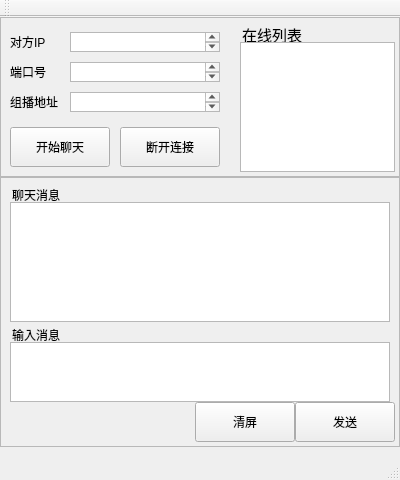
<?xml version="1.0" encoding="UTF-8"?>
<ui version="4.0">
 <class>Chat</class>
 <widget class="QMainWindow" name="Chat">
  <property name="geometry">
   <rect>
    <x>0</x>
    <y>0</y>
    <width>400</width>
    <height>480</height>
   </rect>
  </property>
  <property name="windowTitle">
   <string>Chat</string>
  </property>
  <widget class="QWidget" name="centralWidget">
   <widget class="QFrame" name="frame1">
    <property name="geometry">
     <rect>
      <x>0</x>
      <y>0</y>
      <width>400</width>
      <height>160</height>
     </rect>
    </property>
    <property name="frameShape">
     <enum>QFrame::StyledPanel</enum>
    </property>
    <property name="frameShadow">
     <enum>QFrame::Raised</enum>
    </property>
    <widget class="QListWidget" name="listWidget">
     <property name="geometry">
      <rect>
       <x>240</x>
       <y>25</y>
       <width>155</width>
       <height>130</height>
      </rect>
     </property>
    </widget>
    <widget class="QLabel" name="label3">
     <property name="geometry">
      <rect>
       <x>10</x>
       <y>15</y>
       <width>60</width>
       <height>20</height>
      </rect>
     </property>
     <property name="text">
      <string>对方IP</string>
     </property>
     <property name="textFormat">
      <enum>Qt::AutoText</enum>
     </property>
    </widget>
    <widget class="QLabel" name="label2">
     <property name="geometry">
      <rect>
       <x>10</x>
       <y>45</y>
       <width>60</width>
       <height>20</height>
      </rect>
     </property>
     <property name="text">
      <string>端口号</string>
     </property>
    </widget>
    <widget class="QLabel" name="label1">
     <property name="geometry">
      <rect>
       <x>10</x>
       <y>75</y>
       <width>60</width>
       <height>20</height>
      </rect>
     </property>
     <property name="text">
      <string>组播地址</string>
     </property>
    </widget>
    <widget class="QPushButton" name="pushButton1">
     <property name="geometry">
      <rect>
       <x>10</x>
       <y>110</y>
       <width>100</width>
       <height>40</height>
      </rect>
     </property>
     <property name="text">
      <string>开始聊天</string>
     </property>
    </widget>
    <widget class="QPushButton" name="pushButton2">
     <property name="geometry">
      <rect>
       <x>120</x>
       <y>110</y>
       <width>100</width>
       <height>40</height>
      </rect>
     </property>
     <property name="text">
      <string>断开连接</string>
     </property>
    </widget>
    <widget class="QLabel" name="label4">
     <property name="geometry">
      <rect>
       <x>242</x>
       <y>10</y>
       <width>60</width>
       <height>15</height>
      </rect>
     </property>
     <property name="font">
      <font>
       <pointsize>11</pointsize>
      </font>
     </property>
     <property name="text">
      <string>在线列表</string>
     </property>
    </widget>
    <widget class="QTextEdit" name="textEdit1">
     <property name="geometry">
      <rect>
       <x>70</x>
       <y>15</y>
       <width>150</width>
       <height>20</height>
      </rect>
     </property>
    </widget>
    <widget class="QTextEdit" name="textEdit2">
     <property name="geometry">
      <rect>
       <x>70</x>
       <y>45</y>
       <width>150</width>
       <height>20</height>
      </rect>
     </property>
    </widget>
    <widget class="QTextEdit" name="textEdit3">
     <property name="geometry">
      <rect>
       <x>70</x>
       <y>75</y>
       <width>150</width>
       <height>20</height>
      </rect>
     </property>
    </widget>
   </widget>
   <widget class="QFrame" name="frame2">
    <property name="geometry">
     <rect>
      <x>0</x>
      <y>160</y>
      <width>400</width>
      <height>270</height>
     </rect>
    </property>
    <property name="frameShape">
     <enum>QFrame::StyledPanel</enum>
    </property>
    <property name="frameShadow">
     <enum>QFrame::Raised</enum>
    </property>
    <widget class="QTextBrowser" name="textBrowser">
     <property name="geometry">
      <rect>
       <x>10</x>
       <y>25</y>
       <width>380</width>
       <height>120</height>
      </rect>
     </property>
    </widget>
    <widget class="QLabel" name="label5">
     <property name="geometry">
      <rect>
       <x>12</x>
       <y>10</y>
       <width>60</width>
       <height>15</height>
      </rect>
     </property>
     <property name="text">
      <string>聊天消息</string>
     </property>
    </widget>
    <widget class="QLabel" name="label">
     <property name="geometry">
      <rect>
       <x>12</x>
       <y>150</y>
       <width>60</width>
       <height>15</height>
      </rect>
     </property>
     <property name="text">
      <string>输入消息</string>
     </property>
    </widget>
    <widget class="QTextEdit" name="textEdit4">
     <property name="geometry">
      <rect>
       <x>10</x>
       <y>165</y>
       <width>380</width>
       <height>60</height>
      </rect>
     </property>
    </widget>
    <widget class="QPushButton" name="pushButton3">
     <property name="geometry">
      <rect>
       <x>295</x>
       <y>225</y>
       <width>100</width>
       <height>40</height>
      </rect>
     </property>
     <property name="text">
      <string>发送</string>
     </property>
    </widget>
    <widget class="QPushButton" name="pushButton4">
     <property name="geometry">
      <rect>
       <x>195</x>
       <y>225</y>
       <width>100</width>
       <height>40</height>
      </rect>
     </property>
     <property name="text">
      <string>清屏</string>
     </property>
    </widget>
   </widget>
  </widget>
  <widget class="QMenuBar" name="menuBar">
   <property name="geometry">
    <rect>
     <x>0</x>
     <y>0</y>
     <width>400</width>
     <height>22</height>
    </rect>
   </property>
  </widget>
  <widget class="QToolBar" name="mainToolBar">
   <attribute name="toolBarArea">
    <enum>TopToolBarArea</enum>
   </attribute>
   <attribute name="toolBarBreak">
    <bool>false</bool>
   </attribute>
  </widget>
  <widget class="QStatusBar" name="statusBar"/>
 </widget>
 <layoutdefault spacing="6" margin="11"/>
 <resources/>
 <connections/>
</ui>
